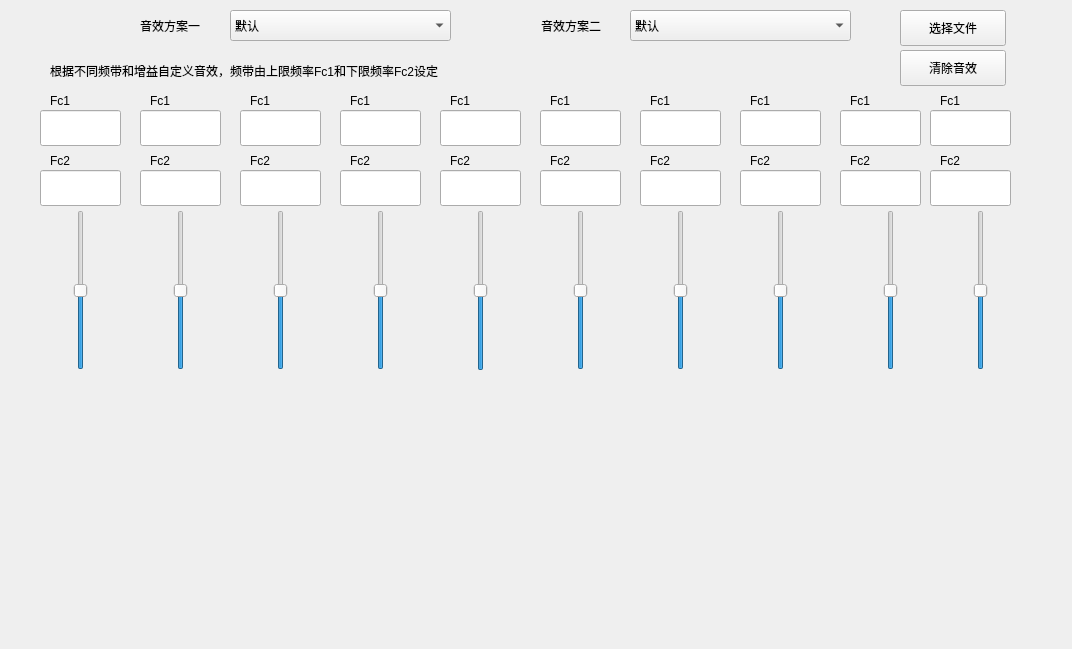
<?xml version="1.0" encoding="UTF-8"?>
<ui version="4.0">
 <class>Widget</class>
 <widget class="QWidget" name="Widget">
  <property name="geometry">
   <rect>
    <x>0</x>
    <y>0</y>
    <width>1072</width>
    <height>649</height>
   </rect>
  </property>
  <property name="focusPolicy">
   <enum>Qt::ClickFocus</enum>
  </property>
  <property name="windowTitle">
   <string>Widget</string>
  </property>
  <widget class="QSlider" name="verticalSlider">
   <property name="geometry">
    <rect>
     <x>70</x>
     <y>210</y>
     <width>22</width>
     <height>160</height>
    </rect>
   </property>
   <property name="maximum">
    <number>200</number>
   </property>
   <property name="value">
    <number>100</number>
   </property>
   <property name="orientation">
    <enum>Qt::Vertical</enum>
   </property>
  </widget>
  <widget class="QSlider" name="verticalSlider_2">
   <property name="geometry">
    <rect>
     <x>170</x>
     <y>210</y>
     <width>22</width>
     <height>160</height>
    </rect>
   </property>
   <property name="maximum">
    <number>200</number>
   </property>
   <property name="value">
    <number>100</number>
   </property>
   <property name="orientation">
    <enum>Qt::Vertical</enum>
   </property>
  </widget>
  <widget class="QSlider" name="verticalSlider_3">
   <property name="geometry">
    <rect>
     <x>270</x>
     <y>210</y>
     <width>22</width>
     <height>160</height>
    </rect>
   </property>
   <property name="maximum">
    <number>200</number>
   </property>
   <property name="value">
    <number>100</number>
   </property>
   <property name="orientation">
    <enum>Qt::Vertical</enum>
   </property>
  </widget>
  <widget class="QSlider" name="verticalSlider_4">
   <property name="geometry">
    <rect>
     <x>370</x>
     <y>210</y>
     <width>22</width>
     <height>160</height>
    </rect>
   </property>
   <property name="maximum">
    <number>200</number>
   </property>
   <property name="value">
    <number>100</number>
   </property>
   <property name="orientation">
    <enum>Qt::Vertical</enum>
   </property>
  </widget>
  <widget class="QSlider" name="verticalSlider_5">
   <property name="geometry">
    <rect>
     <x>470</x>
     <y>210</y>
     <width>22</width>
     <height>161</height>
    </rect>
   </property>
   <property name="maximum">
    <number>200</number>
   </property>
   <property name="value">
    <number>100</number>
   </property>
   <property name="orientation">
    <enum>Qt::Vertical</enum>
   </property>
  </widget>
  <widget class="QSlider" name="verticalSlider_6">
   <property name="geometry">
    <rect>
     <x>570</x>
     <y>210</y>
     <width>22</width>
     <height>160</height>
    </rect>
   </property>
   <property name="maximum">
    <number>200</number>
   </property>
   <property name="value">
    <number>100</number>
   </property>
   <property name="orientation">
    <enum>Qt::Vertical</enum>
   </property>
  </widget>
  <widget class="QSlider" name="verticalSlider_7">
   <property name="geometry">
    <rect>
     <x>670</x>
     <y>210</y>
     <width>22</width>
     <height>160</height>
    </rect>
   </property>
   <property name="maximum">
    <number>200</number>
   </property>
   <property name="value">
    <number>100</number>
   </property>
   <property name="orientation">
    <enum>Qt::Vertical</enum>
   </property>
  </widget>
  <widget class="QSlider" name="verticalSlider_8">
   <property name="geometry">
    <rect>
     <x>770</x>
     <y>210</y>
     <width>22</width>
     <height>160</height>
    </rect>
   </property>
   <property name="maximum">
    <number>200</number>
   </property>
   <property name="value">
    <number>100</number>
   </property>
   <property name="orientation">
    <enum>Qt::Vertical</enum>
   </property>
  </widget>
  <widget class="QSlider" name="verticalSlider_9">
   <property name="geometry">
    <rect>
     <x>880</x>
     <y>210</y>
     <width>22</width>
     <height>160</height>
    </rect>
   </property>
   <property name="maximum">
    <number>200</number>
   </property>
   <property name="value">
    <number>100</number>
   </property>
   <property name="orientation">
    <enum>Qt::Vertical</enum>
   </property>
  </widget>
  <widget class="QSlider" name="verticalSlider_10">
   <property name="geometry">
    <rect>
     <x>970</x>
     <y>210</y>
     <width>22</width>
     <height>160</height>
    </rect>
   </property>
   <property name="maximum">
    <number>200</number>
   </property>
   <property name="value">
    <number>100</number>
   </property>
   <property name="orientation">
    <enum>Qt::Vertical</enum>
   </property>
  </widget>
  <widget class="QComboBox" name="comboBox">
   <property name="geometry">
    <rect>
     <x>630</x>
     <y>10</y>
     <width>221</width>
     <height>31</height>
    </rect>
   </property>
   <item>
    <property name="text">
     <string>默认</string>
    </property>
   </item>
   <item>
    <property name="text">
     <string>大型俱乐部</string>
    </property>
   </item>
   <item>
    <property name="text">
     <string>舞蹈</string>
    </property>
   </item>
   <item>
    <property name="text">
     <string>全低音</string>
    </property>
   </item>
   <item>
    <property name="text">
     <string>全高音</string>
    </property>
   </item>
   <item>
    <property name="text">
     <string>流行乐</string>
    </property>
   </item>
   <item>
    <property name="text">
     <string>演唱</string>
    </property>
   </item>
   <item>
    <property name="text">
     <string>神韵</string>
    </property>
   </item>
   <item>
    <property name="text">
     <string>演播室</string>
    </property>
   </item>
   <item>
    <property name="text">
     <string>民谣</string>
    </property>
   </item>
   <item>
    <property name="text">
     <string>现场</string>
    </property>
   </item>
   <item>
    <property name="text">
     <string>舞曲</string>
    </property>
   </item>
   <item>
    <property name="text">
     <string>蓝调</string>
    </property>
   </item>
   <item>
    <property name="text">
     <string>古风</string>
    </property>
   </item>
   <item>
    <property name="text">
     <string>爵士</string>
    </property>
   </item>
   <item>
    <property name="text">
     <string>慢歌</string>
    </property>
   </item>
   <item>
    <property name="text">
     <string>电子管</string>
    </property>
   </item>
   <item>
    <property name="text">
     <string>舞台</string>
    </property>
   </item>
   <item>
    <property name="text">
     <string>乡村</string>
    </property>
   </item>
   <item>
    <property name="text">
     <string>人声</string>
    </property>
   </item>
  </widget>
  <widget class="QPushButton" name="pushButton">
   <property name="geometry">
    <rect>
     <x>900</x>
     <y>10</y>
     <width>106</width>
     <height>36</height>
    </rect>
   </property>
   <property name="text">
    <string>选择文件</string>
   </property>
  </widget>
  <widget class="QLabel" name="label">
   <property name="geometry">
    <rect>
     <x>50</x>
     <y>90</y>
     <width>41</width>
     <height>22</height>
    </rect>
   </property>
   <property name="text">
    <string>Fc1</string>
   </property>
  </widget>
  <widget class="QLineEdit" name="lineEdit">
   <property name="geometry">
    <rect>
     <x>40</x>
     <y>110</y>
     <width>81</width>
     <height>36</height>
    </rect>
   </property>
   <property name="text">
    <string/>
   </property>
  </widget>
  <widget class="QLabel" name="label_2">
   <property name="geometry">
    <rect>
     <x>50</x>
     <y>150</y>
     <width>41</width>
     <height>22</height>
    </rect>
   </property>
   <property name="text">
    <string>Fc2</string>
   </property>
  </widget>
  <widget class="QLineEdit" name="lineEdit_2">
   <property name="geometry">
    <rect>
     <x>40</x>
     <y>170</y>
     <width>81</width>
     <height>36</height>
    </rect>
   </property>
   <property name="text">
    <string/>
   </property>
  </widget>
  <widget class="QLabel" name="label_3">
   <property name="geometry">
    <rect>
     <x>150</x>
     <y>150</y>
     <width>41</width>
     <height>22</height>
    </rect>
   </property>
   <property name="text">
    <string>Fc2</string>
   </property>
  </widget>
  <widget class="QLabel" name="label_4">
   <property name="geometry">
    <rect>
     <x>150</x>
     <y>90</y>
     <width>41</width>
     <height>22</height>
    </rect>
   </property>
   <property name="text">
    <string>Fc1</string>
   </property>
  </widget>
  <widget class="QLineEdit" name="lineEdit_3">
   <property name="geometry">
    <rect>
     <x>140</x>
     <y>110</y>
     <width>81</width>
     <height>36</height>
    </rect>
   </property>
   <property name="text">
    <string/>
   </property>
  </widget>
  <widget class="QLineEdit" name="lineEdit_4">
   <property name="geometry">
    <rect>
     <x>140</x>
     <y>170</y>
     <width>81</width>
     <height>36</height>
    </rect>
   </property>
   <property name="text">
    <string/>
   </property>
  </widget>
  <widget class="QLabel" name="label_5">
   <property name="geometry">
    <rect>
     <x>250</x>
     <y>150</y>
     <width>41</width>
     <height>22</height>
    </rect>
   </property>
   <property name="text">
    <string>Fc2</string>
   </property>
  </widget>
  <widget class="QLabel" name="label_6">
   <property name="geometry">
    <rect>
     <x>250</x>
     <y>90</y>
     <width>41</width>
     <height>22</height>
    </rect>
   </property>
   <property name="text">
    <string>Fc1</string>
   </property>
  </widget>
  <widget class="QLineEdit" name="lineEdit_5">
   <property name="geometry">
    <rect>
     <x>240</x>
     <y>110</y>
     <width>81</width>
     <height>36</height>
    </rect>
   </property>
   <property name="text">
    <string/>
   </property>
  </widget>
  <widget class="QLineEdit" name="lineEdit_6">
   <property name="geometry">
    <rect>
     <x>240</x>
     <y>170</y>
     <width>81</width>
     <height>36</height>
    </rect>
   </property>
   <property name="text">
    <string/>
   </property>
  </widget>
  <widget class="QLabel" name="label_7">
   <property name="geometry">
    <rect>
     <x>350</x>
     <y>150</y>
     <width>41</width>
     <height>22</height>
    </rect>
   </property>
   <property name="text">
    <string>Fc2</string>
   </property>
  </widget>
  <widget class="QLabel" name="label_8">
   <property name="geometry">
    <rect>
     <x>350</x>
     <y>90</y>
     <width>41</width>
     <height>22</height>
    </rect>
   </property>
   <property name="text">
    <string>Fc1</string>
   </property>
  </widget>
  <widget class="QLineEdit" name="lineEdit_7">
   <property name="geometry">
    <rect>
     <x>340</x>
     <y>110</y>
     <width>81</width>
     <height>36</height>
    </rect>
   </property>
   <property name="text">
    <string/>
   </property>
  </widget>
  <widget class="QLineEdit" name="lineEdit_8">
   <property name="geometry">
    <rect>
     <x>340</x>
     <y>170</y>
     <width>81</width>
     <height>36</height>
    </rect>
   </property>
   <property name="text">
    <string/>
   </property>
  </widget>
  <widget class="QLabel" name="label_9">
   <property name="geometry">
    <rect>
     <x>450</x>
     <y>150</y>
     <width>41</width>
     <height>22</height>
    </rect>
   </property>
   <property name="text">
    <string>Fc2</string>
   </property>
  </widget>
  <widget class="QLabel" name="label_10">
   <property name="geometry">
    <rect>
     <x>450</x>
     <y>90</y>
     <width>41</width>
     <height>22</height>
    </rect>
   </property>
   <property name="text">
    <string>Fc1</string>
   </property>
  </widget>
  <widget class="QLineEdit" name="lineEdit_9">
   <property name="geometry">
    <rect>
     <x>440</x>
     <y>110</y>
     <width>81</width>
     <height>36</height>
    </rect>
   </property>
   <property name="text">
    <string/>
   </property>
  </widget>
  <widget class="QLineEdit" name="lineEdit_10">
   <property name="geometry">
    <rect>
     <x>440</x>
     <y>170</y>
     <width>81</width>
     <height>36</height>
    </rect>
   </property>
   <property name="text">
    <string/>
   </property>
  </widget>
  <widget class="QLabel" name="label_11">
   <property name="geometry">
    <rect>
     <x>550</x>
     <y>150</y>
     <width>41</width>
     <height>22</height>
    </rect>
   </property>
   <property name="text">
    <string>Fc2</string>
   </property>
  </widget>
  <widget class="QLabel" name="label_12">
   <property name="geometry">
    <rect>
     <x>550</x>
     <y>90</y>
     <width>41</width>
     <height>22</height>
    </rect>
   </property>
   <property name="text">
    <string>Fc1</string>
   </property>
  </widget>
  <widget class="QLineEdit" name="lineEdit_11">
   <property name="geometry">
    <rect>
     <x>540</x>
     <y>110</y>
     <width>81</width>
     <height>36</height>
    </rect>
   </property>
   <property name="text">
    <string/>
   </property>
  </widget>
  <widget class="QLineEdit" name="lineEdit_12">
   <property name="geometry">
    <rect>
     <x>540</x>
     <y>170</y>
     <width>81</width>
     <height>36</height>
    </rect>
   </property>
   <property name="text">
    <string/>
   </property>
  </widget>
  <widget class="QLabel" name="label_13">
   <property name="geometry">
    <rect>
     <x>650</x>
     <y>150</y>
     <width>41</width>
     <height>22</height>
    </rect>
   </property>
   <property name="text">
    <string>Fc2</string>
   </property>
  </widget>
  <widget class="QLabel" name="label_14">
   <property name="geometry">
    <rect>
     <x>650</x>
     <y>90</y>
     <width>41</width>
     <height>22</height>
    </rect>
   </property>
   <property name="text">
    <string>Fc1</string>
   </property>
  </widget>
  <widget class="QLineEdit" name="lineEdit_13">
   <property name="geometry">
    <rect>
     <x>640</x>
     <y>110</y>
     <width>81</width>
     <height>36</height>
    </rect>
   </property>
   <property name="text">
    <string/>
   </property>
  </widget>
  <widget class="QLineEdit" name="lineEdit_14">
   <property name="geometry">
    <rect>
     <x>640</x>
     <y>170</y>
     <width>81</width>
     <height>36</height>
    </rect>
   </property>
   <property name="text">
    <string/>
   </property>
  </widget>
  <widget class="QLabel" name="label_15">
   <property name="geometry">
    <rect>
     <x>750</x>
     <y>150</y>
     <width>41</width>
     <height>22</height>
    </rect>
   </property>
   <property name="text">
    <string>Fc2</string>
   </property>
  </widget>
  <widget class="QLabel" name="label_16">
   <property name="geometry">
    <rect>
     <x>750</x>
     <y>90</y>
     <width>41</width>
     <height>22</height>
    </rect>
   </property>
   <property name="text">
    <string>Fc1</string>
   </property>
  </widget>
  <widget class="QLineEdit" name="lineEdit_15">
   <property name="geometry">
    <rect>
     <x>740</x>
     <y>110</y>
     <width>81</width>
     <height>36</height>
    </rect>
   </property>
   <property name="text">
    <string/>
   </property>
  </widget>
  <widget class="QLineEdit" name="lineEdit_16">
   <property name="geometry">
    <rect>
     <x>740</x>
     <y>170</y>
     <width>81</width>
     <height>36</height>
    </rect>
   </property>
   <property name="text">
    <string/>
   </property>
  </widget>
  <widget class="QLabel" name="label_17">
   <property name="geometry">
    <rect>
     <x>850</x>
     <y>150</y>
     <width>41</width>
     <height>22</height>
    </rect>
   </property>
   <property name="text">
    <string>Fc2</string>
   </property>
  </widget>
  <widget class="QLabel" name="label_18">
   <property name="geometry">
    <rect>
     <x>850</x>
     <y>90</y>
     <width>41</width>
     <height>22</height>
    </rect>
   </property>
   <property name="text">
    <string>Fc1</string>
   </property>
  </widget>
  <widget class="QLineEdit" name="lineEdit_17">
   <property name="geometry">
    <rect>
     <x>840</x>
     <y>110</y>
     <width>81</width>
     <height>36</height>
    </rect>
   </property>
   <property name="text">
    <string/>
   </property>
  </widget>
  <widget class="QLineEdit" name="lineEdit_18">
   <property name="geometry">
    <rect>
     <x>840</x>
     <y>170</y>
     <width>81</width>
     <height>36</height>
    </rect>
   </property>
   <property name="text">
    <string/>
   </property>
  </widget>
  <widget class="QLabel" name="label_19">
   <property name="geometry">
    <rect>
     <x>940</x>
     <y>150</y>
     <width>41</width>
     <height>22</height>
    </rect>
   </property>
   <property name="text">
    <string>Fc2</string>
   </property>
  </widget>
  <widget class="QLabel" name="label_20">
   <property name="geometry">
    <rect>
     <x>940</x>
     <y>90</y>
     <width>41</width>
     <height>22</height>
    </rect>
   </property>
   <property name="text">
    <string>Fc1</string>
   </property>
  </widget>
  <widget class="QLineEdit" name="lineEdit_19">
   <property name="geometry">
    <rect>
     <x>930</x>
     <y>110</y>
     <width>81</width>
     <height>36</height>
    </rect>
   </property>
   <property name="text">
    <string/>
   </property>
  </widget>
  <widget class="QLineEdit" name="lineEdit_20">
   <property name="geometry">
    <rect>
     <x>930</x>
     <y>170</y>
     <width>81</width>
     <height>36</height>
    </rect>
   </property>
   <property name="text">
    <string/>
   </property>
  </widget>
  <widget class="QComboBox" name="comboBox_2">
   <property name="geometry">
    <rect>
     <x>230</x>
     <y>10</y>
     <width>221</width>
     <height>31</height>
    </rect>
   </property>
   <item>
    <property name="text">
     <string>默认</string>
    </property>
   </item>
   <item>
    <property name="text">
     <string>古典</string>
    </property>
   </item>
   <item>
    <property name="text">
     <string>俱乐部</string>
    </property>
   </item>
   <item>
    <property name="text">
     <string>舞曲</string>
    </property>
   </item>
   <item>
    <property name="text">
     <string>低音</string>
    </property>
   </item>
   <item>
    <property name="text">
     <string>高音</string>
    </property>
   </item>
   <item>
    <property name="text">
     <string>耳机</string>
    </property>
   </item>
   <item>
    <property name="text">
     <string>大厅</string>
    </property>
   </item>
   <item>
    <property name="text">
     <string>实况</string>
    </property>
   </item>
   <item>
    <property name="text">
     <string>聚会</string>
    </property>
   </item>
   <item>
    <property name="text">
     <string>流行</string>
    </property>
   </item>
   <item>
    <property name="text">
     <string>雷鬼</string>
    </property>
   </item>
   <item>
    <property name="text">
     <string>摇滚</string>
    </property>
   </item>
   <item>
    <property name="text">
     <string>斯卡</string>
    </property>
   </item>
   <item>
    <property name="text">
     <string>柔和</string>
    </property>
   </item>
   <item>
    <property name="text">
     <string>慢摇</string>
    </property>
   </item>
   <item>
    <property name="text">
     <string>电子乐</string>
    </property>
   </item>
  </widget>
  <widget class="QLabel" name="label_21">
   <property name="geometry">
    <rect>
     <x>140</x>
     <y>15</y>
     <width>81</width>
     <height>21</height>
    </rect>
   </property>
   <property name="text">
    <string>音效方案一</string>
   </property>
  </widget>
  <widget class="QLabel" name="label_22">
   <property name="geometry">
    <rect>
     <x>541</x>
     <y>15</y>
     <width>81</width>
     <height>21</height>
    </rect>
   </property>
   <property name="text">
    <string>音效方案二</string>
   </property>
  </widget>
  <widget class="QLabel" name="label_23">
   <property name="geometry">
    <rect>
     <x>50</x>
     <y>60</y>
     <width>461</width>
     <height>21</height>
    </rect>
   </property>
   <property name="text">
    <string>根据不同频带和增益自定义音效，频带由上限频率Fc1和下限频率Fc2设定</string>
   </property>
  </widget>
  <widget class="QPushButton" name="pushButton_2">
   <property name="geometry">
    <rect>
     <x>900</x>
     <y>50</y>
     <width>106</width>
     <height>36</height>
    </rect>
   </property>
   <property name="text">
    <string>清除音效</string>
   </property>
  </widget>
 </widget>
 <resources/>
 <connections/>
</ui>
